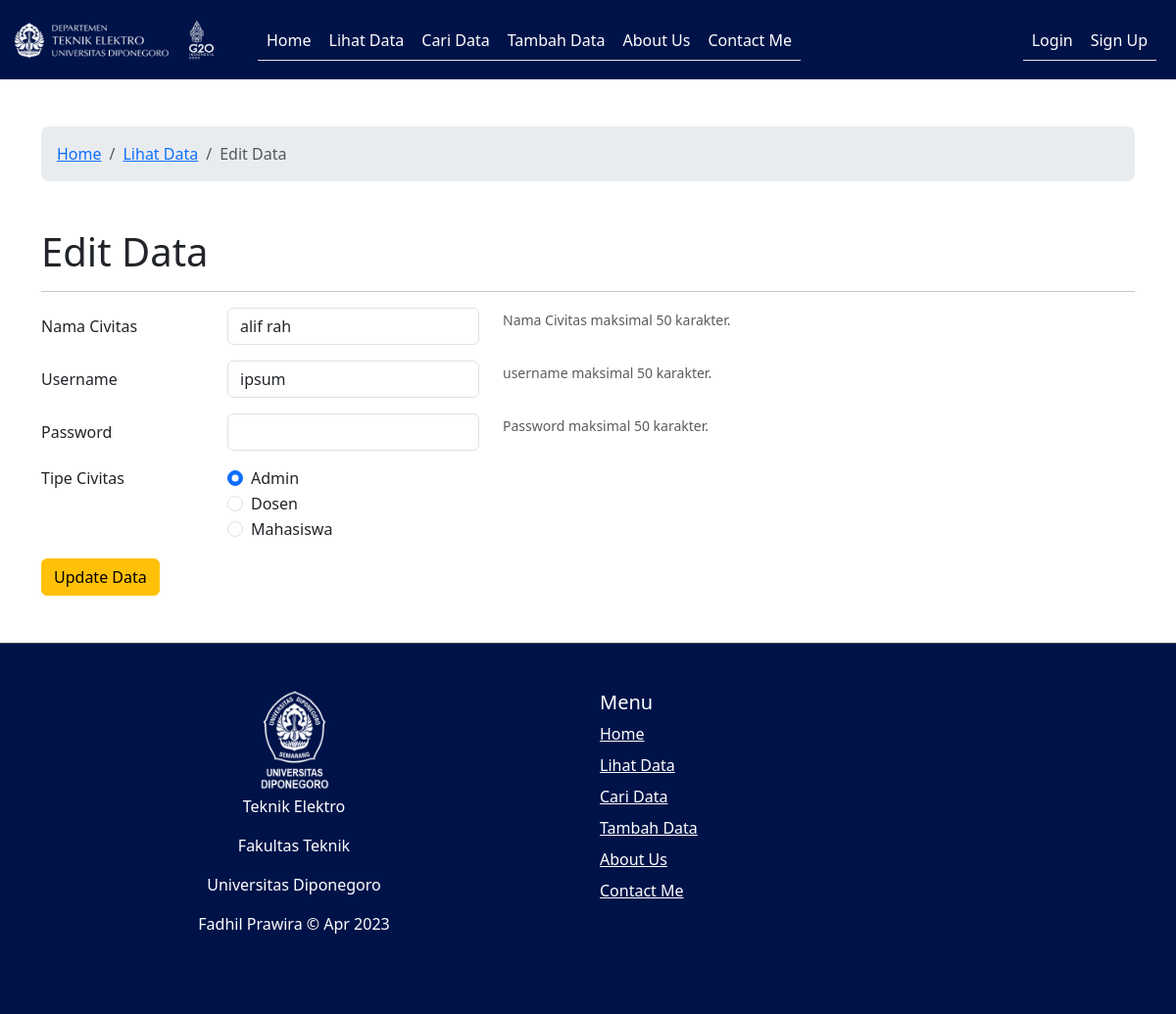
Before: /civitas/edit/5 with the older database file.
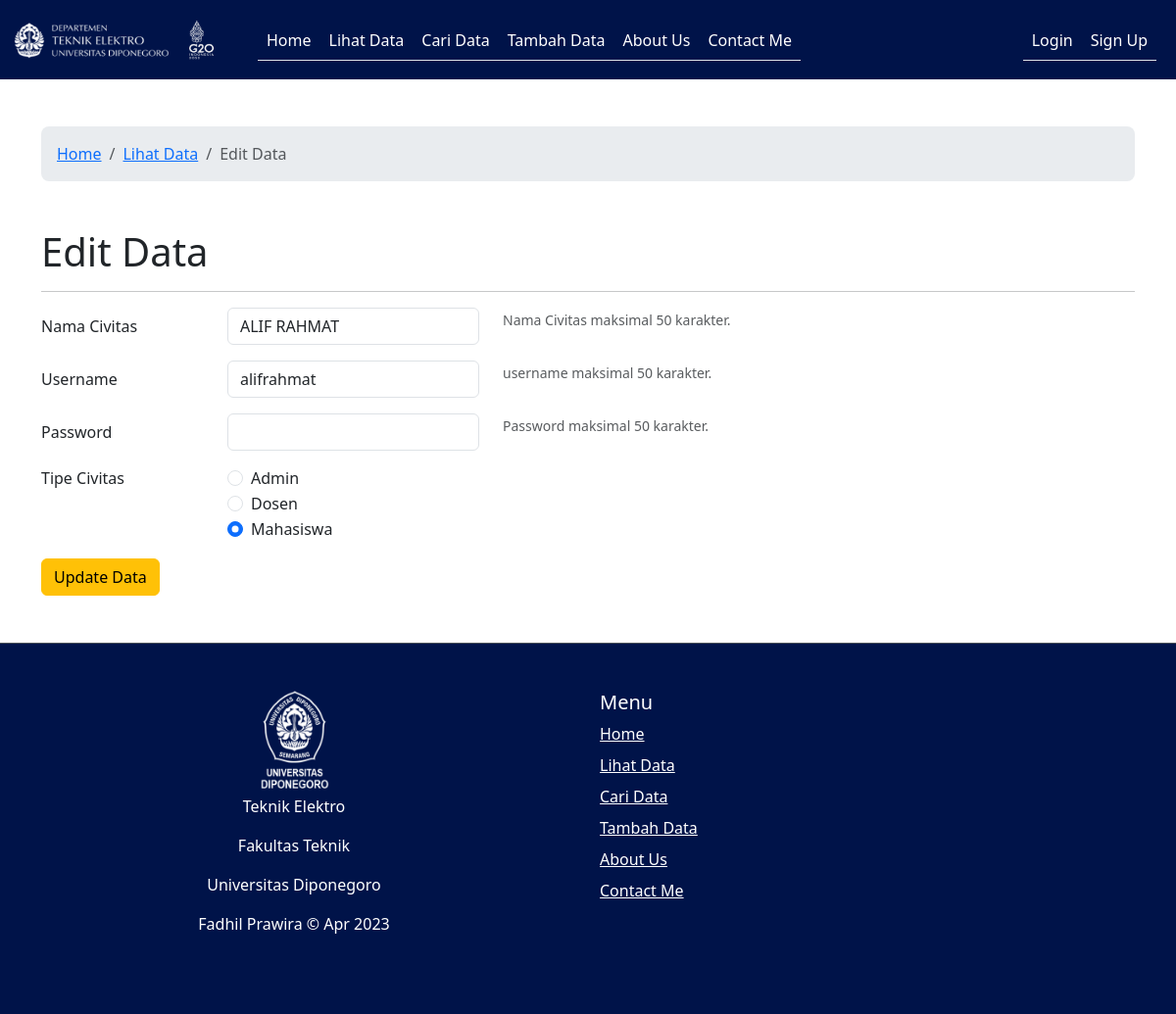
After: the same page with the newer database file.
### tables this page shows
CREATE TABLE `user_fadhil` (
  `id_fadhil` int(3) NOT NULL,
  `nama_fadhil` varchar(50) NOT NULL,
  `username_fadhil` varchar(50) NOT NULL,
  `password_fadhil` varchar(255) NOT NULL,
  `level_fadhil` int(1) NOT NULL,
  `last_login` timestamp NOT NULL DEFAULT current_timestamp() ON UPDATE current_timestamp()
);

### application/controllers/Civitas.php (called while the page is built, shortened)
<?php
class Civitas extends CI_Controller {
    public function __construct()
    {
        $this->load->model('civitas_model');
        $this->load->library('form_validation');
    }
    public function edit($id = null)
    {
        $data['active'] = 'edit';
        $data['title'] = 'Edit Data';
        if (!isset($id)) {
            redirect('civitas/index');
        }  else {
            $civitas = $this->civitas_model;
            $data["user"] = $civitas->getById($id);
            $this->load->view("edit", $data);
        }
    }
}

### index.php (called while the page is built, shortened)
<?php
require_once BASEPATH.'core/CodeIgniter.php';

### application/models/Civitas_model.php (called while the page is built, shortened)
<?php defined('BASEPATH') OR exit('No direct script access allowed');
class Civitas_model extends CI_Model
{
    private $_table = "user_fadhil";
    public function getById($id)
    {
        return $this->db->get_where($this->_table, ["id_fadhil" => $id])->row();
    }
}

### application/views/edit.php (the view, shortened to what this page needs)
<!DOCTYPE html>
<html lang="en">
    <head>
        <?php $this->load->view('_partials/header.php'); ?>
    </head>
    <body>
        <?php $this->load->view('_partials/navbar.php'); ?>
		<div class="container my-5">
		<h1>Edit Data</h1>
    <hr>
  <?php echo form_open(''); ?>
  <div class="row mb-3">
    <label for="nama_edit" class="col-sm-2 col-form-label">Nama Civitas</label>
    <div class="col-auto">
      <input type="text" class="form-control" id="nama_edit" aria-labelledby="nama_editHelpInline" value="<?= $user->nama_fadhil; ?>" name="nama_edit">
    </div>
    <div class="col-auto">
    <span id="nama_editHelpInline" class="form-text">
      Nama Civitas maksimal 50 karakter.
    </span>
  </div>
  </div>
  <div class="row mb-3">
    <label for="username_edit" class="col-sm-2 col-form-label">Username</label>
    <div class="col-auto">
      <input type="text" class="form-control" id="username_edit" aria-labelledby="username_editHelpInline" value="<?= $user->username_fadhil; ?>" name="username_edit">
    </div>
    <div class="col-auto">
    <span id="username_editHelpInline" class="form-text">
      username maksimal 50 karakter.
    </span>
  </div>
  </div>
  <div class="row mb-3">
    <label for="password_edit" class="col-sm-2 col-form-label">Password</label>
    <div class="col-auto">
      <input type="password" class="form-control" id="password_edit" aria-labelledby="password_editHelpInline" name="password_edit">
    </div>
    <div class="col-auto">
    <span id="password_editHelpInline" class="form-text">
      Password maksimal 50 karakter.
    </span>
  </div>
  </div>
  <fieldset class="row mb-3">
    <legend class="col-form-label col-sm-2 pt-0">Tipe Civitas</legend>
    <div class="col-sm-10">
      <div class="form-check">
        <input class="form-check-input" type="radio" name="level_edit" id="admin" value="0" <?php if($user->level_fadhil==0): echo "checked";endif;?>>
        <label class="form-check-label" for="admin">
          Admin
        </label>
      </div>
      <div class="form-check">
        <input class="form-check-input" type="radio" name="level_edit" id="dosen" value="1" <?php if($user->level_fadhil==1): echo "checked";endif;?>>
        <label class="form-check-label" for="dosen">
          Dosen
        </label>
      </div>
      <div class="form-check">
        <input class="form-check-input" type="radio" name="level_edit" id="mahasiswa" value="2" <?php if($user->level_fadhil==2): echo "checked";endif;?>>
        <label class="form-check-label" for="mahasiswa">
          Mahasiswa
        </label>
      </div>
    </div>
  </fieldset>
  <button type="submit" class="btn btn-warning" value="Update Data">Update Data</button>
  <?php echo form_close(); ?>
		</div>
		<?php $this->load->view('_partials/footer.php'); ?>
</body>
</html>

### application/views/_partials/header.php (shortened to what this page needs)
<link rel="stylesheet" href="<?= site_url('assets/css/bootstrap.min.css');?>">

### application/views/_partials/navbar.php (shortened to what this page needs)
<nav class="navbar navbar-expand-lg navbar-dark" style="background-color: #001349;">
	<div class="container-fluid">
		<a class="navbar-brand" href="<?php echo site_url('civitas/index'); ?>">
		<img src="<?= site_url('assets/images/logobaru.png');?>" width="235" height="55" alt="Website UPT civitas dan Percetakan" id="logo" data-height-percentage="60" data-actual-width="235" data-actual-height="55">
		</a>
		<div class="collapse navbar-collapse" id="navbarSupportedContent">
		<ul class="navbar-nav me-auto mb-2 mb-lg-0 nav-tabs">
			<li class="nav-item">
			<a class="nav-link<?php if($active == 'index') echo ' text-dark active';else echo ' text-white'; ?>" <?php if($active == 'index') echo 'aria-current="page"';?> href="<?php echo site_url('civitas/index'); ?>">Home </a>
			</li>
			<li class="nav-item">
			<a class="nav-link<?php if($active == 'dashboard') echo ' text-dark active';else echo ' text-white';?>" <?php if($active == 'dashboard') echo 'aria-current="page"';?> href="<?php echo site_url('civitas/dashboard'); ?>">Lihat Data </a>
			</li>
			<li class="nav-item">
			<a class="nav-link<?php if($active == 'search') echo ' text-dark active';else echo ' text-white';?>" <?php if($active == 'search') echo 'aria-current="page"';?> href="<?php echo site_url('civitas/search'); ?>">Cari Data </a>
			</li>
			<li class="nav-item">
			<a class="nav-link<?php if($active == 'add') echo ' text-dark active';else echo ' text-white';?>" <?php if($active == 'add') echo 'aria-current="page"';?> href="<?php echo site_url('civitas/add'); ?>">Tambah Data </a>
			</li>
			<li class="nav-item">
			<a class="nav-link<?php if($active == 'about_us') echo ' text-dark active';else echo ' text-white';?>" <?php if($active == 'about_us') echo 'aria-current="page"';?> href="<?php echo site_url('civitas/about_us'); ?>">About Us </a>
			</li>
			<li class="nav-item">
			<a class="nav-link<?php if($active == 'contact_me') echo ' text-dark active';else echo ' text-white' ?>" <?php if($active == 'contact_me') echo 'aria-current="page"';?> href="<?php echo site_url('civitas/contact_me'); ?>">Contact Me </a>
			</li>
		</ul>
		<ul class="navbar-nav d-flex me-2 nav-tabs">
			<li class="nav-item">
			<a class="nav-link<?php if($active == 'login') echo ' text-dark active';else echo ' text-white';?>" <?php if($active == 'login') echo 'aria-current="page"';?> href="<?php echo site_url('civitas/login'); ?>">Login</a>
			</li>
			<li class="nav-item">
			<a class="nav-link<?php if($active == 'sign up') echo ' text-dark active';else echo ' text-white';?>" <?php if($active == 'sign up') echo 'aria-current="page"';?> href="<?php echo site_url('civitas/signup'); ?>">Sign Up</a>
			</li>
		</ul>
		</div>
	</div>
</nav>
<div class="container pt-5">
	<nav aria-label="breadcrumb">
		<ol class="breadcrumb py-3 px-3 rounded-3" style="background-color: #e9ecef">
			<?php if($active=='index'):?><li class="breadcrumb-item">
				<a href="<?= site_url('civitas')?>">Home</a>
			</li>
		<?php elseif ($active=='dashboard'): ?><li class="breadcrumb-item">
				<a href="<?= site_url('civitas')?>">Home</a>
			</li>
			<li class="breadcrumb-item active" aria-current="page"><?= 'Dashboard';?></li>
		<?php elseif ($active=='search'): ?><li class="breadcrumb-item">
				<a href="<?= site_url('civitas')?>">Home</a>
			</li>
			<li class="breadcrumb-item active" aria-current="page"><?= 'Search Data';?></li>
		<?php elseif ($active=='add') :?><li class="breadcrumb-item">
				<a href="<?= site_url('civitas')?>">Home</a>
			</li>
			<li class="breadcrumb-item active" aria-current="page"><?= 'Add Data';?></li>
		<?php elseif ($active=='edit') :?><li class="breadcrumb-item">
				<a href="<?= site_url('civitas')?>">Home</a>
			</li>
			<li class="breadcrumb-item"><a href="<?= site_url('civitas/dashboard')?>">Lihat Data</a></li>
			<li class="breadcrumb-item active" aria-current="page"><?= 'Edit Data';?></li>
		<?php elseif ($active=='delete') :?><li class="breadcrumb-item">
				<a href="<?= site_url('civitas')?>">Home</a>
			</li>
			<li class="breadcrumb-item active" aria-current="page"><?= 'Delete Data';?></li>
		<?php elseif ($active=='contact_me') :?><li class="breadcrumb-item">
				<a href="<?= site_url('civitas')?>">Home</a>
			</li>
			<li class="breadcrumb-item active" aria-current="page"><?= 'Contact Me';?></li>
		<?php elseif ($active=='login') :?><li class="breadcrumb-item">
				<a href="<?= site_url('civitas')?>">Home</a>
			</li>
			<li class="breadcrumb-item active" aria-current="page"><?= 'Login';?></li>
		<?php elseif ($active=='sign up') :?><li class="breadcrumb-item">
				<a href="<?= site_url('civitas')?>">Home</a>
			</li>
			<li class="breadcrumb-item active" aria-current="page"><?= 'Sign up';?></li>
		<?php else :?><li class="breadcrumb-item">
				<a href="<?= site_url('civitas')?>">Home</a>
			</li>
			<li class="breadcrumb-item active" aria-current="page"><?= 'About Us';?></li>
		<?php endif;?></ol>
	</nav>
</div>

### application/views/_partials/footer.php
<div class="container-fluid" data-bs-theme="dark">
	<footer class="row row-cols-2 py-5 mb-0 border-top" style="background-color: #001349;">
		<div class="col mb-3 text-center text-white">
			<img src="<?= site_url('assets/images/Logo-Footer-Undip-ID.png');?>" alt="Logo Footer UNDIP" width="93" height="106" >
			<p>Teknik Elektro</p>
			<p>Fakultas Teknik</p>
			<p>Universitas Diponegoro</p>
			<p>Fadhil Prawira © <?php echo date("M Y");?></p>
		</div>
		<div class="col mb-3 text-white">
			<h5>Menu</h5>
			<ul class="nav flex-column">
				<li class="nav-item mb-2"><a class="text-white" href="<?= site_url('civitas/index')?>" class="nav-link p-0 text-body-secondary">Home</a></li>
				<li class="nav-item mb-2"><a class="text-white" href="<?= site_url('civitas/dashboard')?>" class="nav-link p-0 text-body-secondary">Lihat Data</a></li>
				<li class="nav-item mb-2"><a class="text-white" href="<?= site_url('civitas/search')?>" class="nav-link p-0 text-body-secondary">Cari Data</a></li>
				<li class="nav-item mb-2"><a class="text-white" href="<?= site_url('civitas/add')?>" class="nav-link p-0 text-body-secondary">Tambah Data</a></li>
				<li class="nav-item mb-2"><a class="text-white" href="<?= site_url('civitas/about_us')?>" class="nav-link p-0 text-body-secondary">About Us</a></li>
				<li class="nav-item mb-2"><a class="text-white" href="<?= site_url('civitas/contact_me')?>" class="nav-link p-0 text-body-secondary">Contact Me</a></li>
			</ul>
		</div>
	</footer>
</div>

Changed rows visible on the page:
changed user_fadhil "☐ Dosen": nama_edit "alif rah" → "ALIF RAHMAT"; username_edit "ipsum" → "alifrahmat"; level_fadhil "☑ Admin" → "☐ Admin"; level_fadhil "☐ Mahasiswa" → "☑ Mahasiswa"
